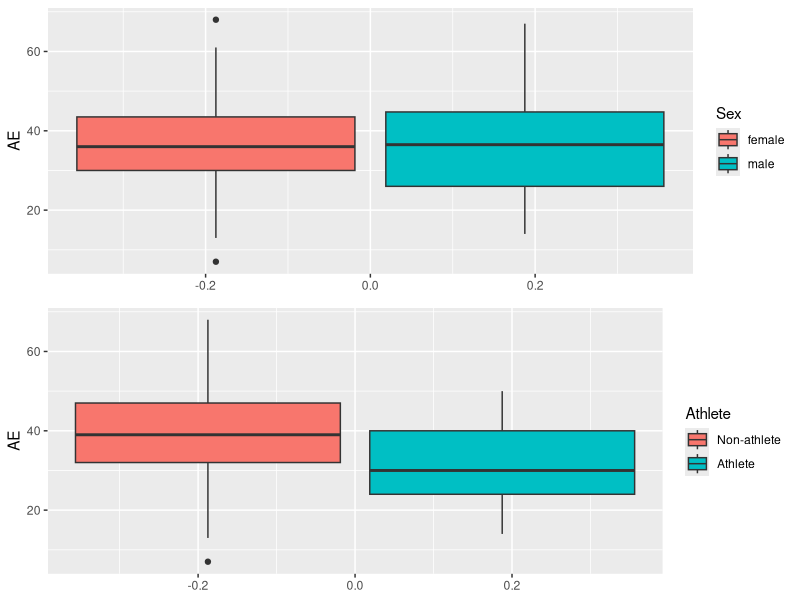
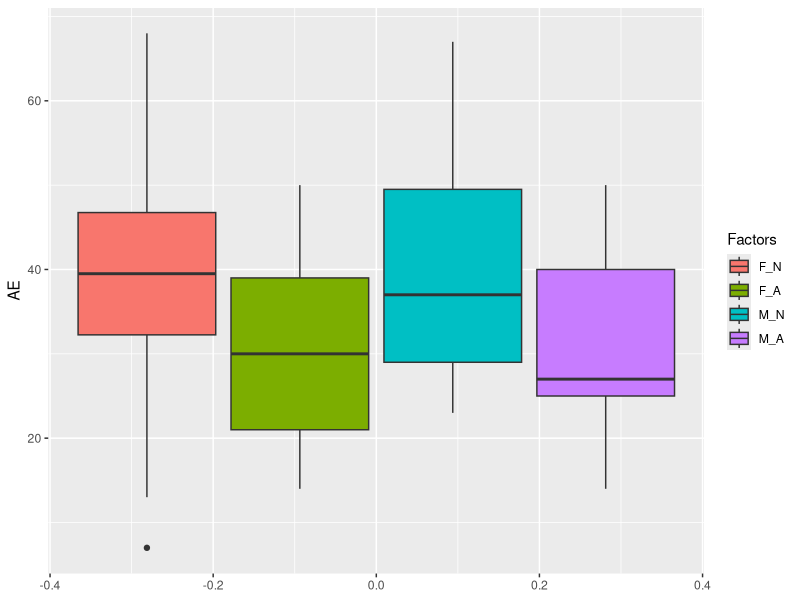
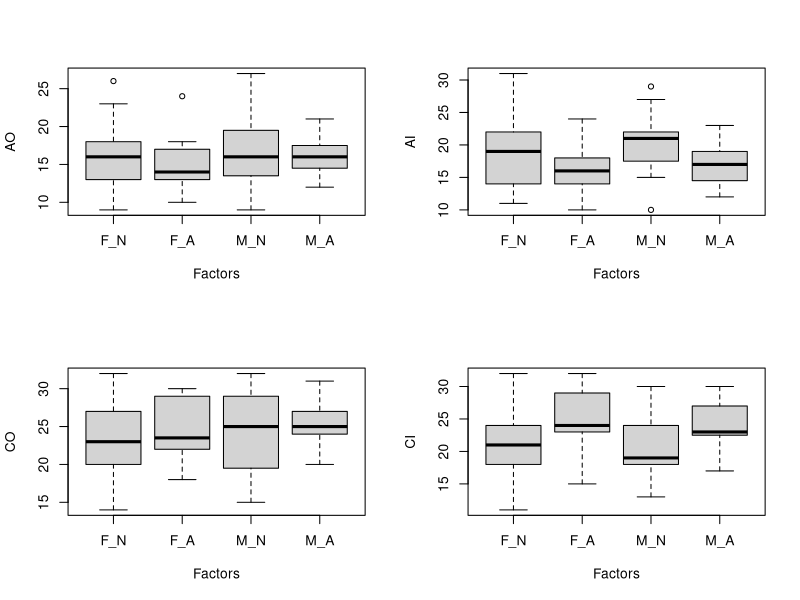
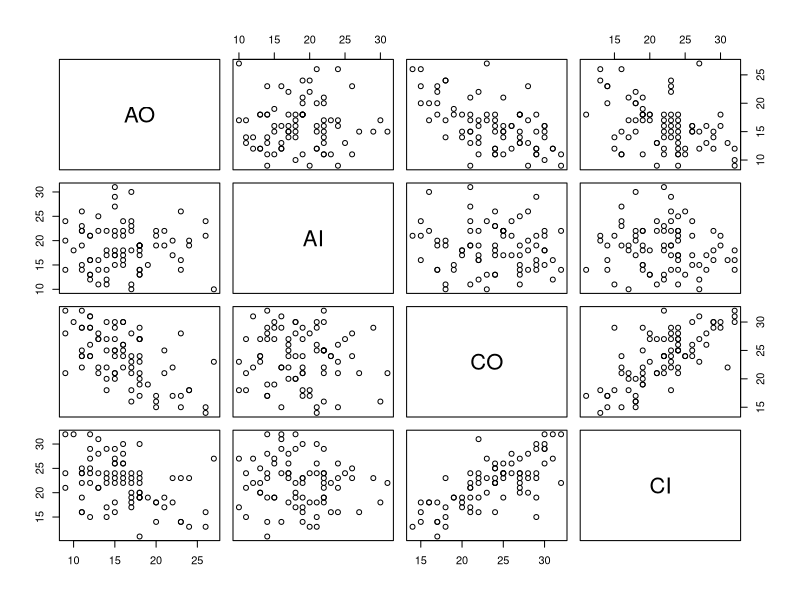
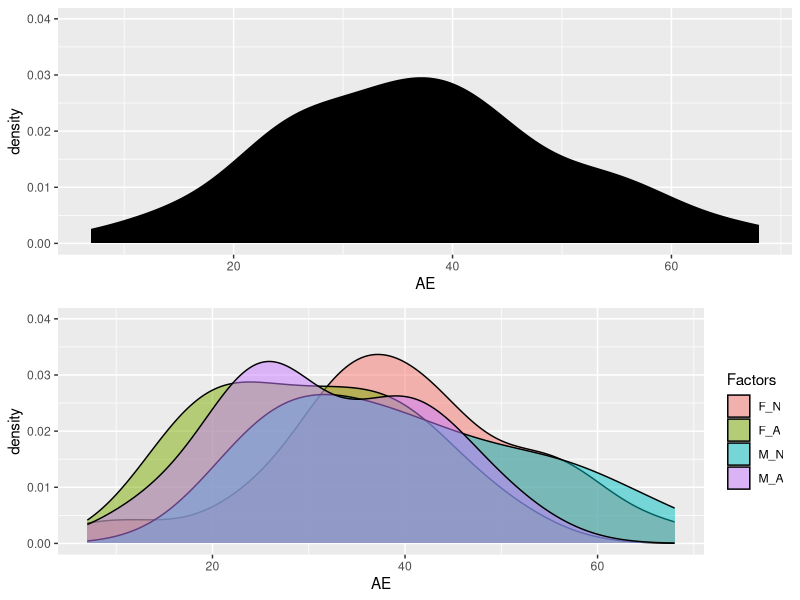
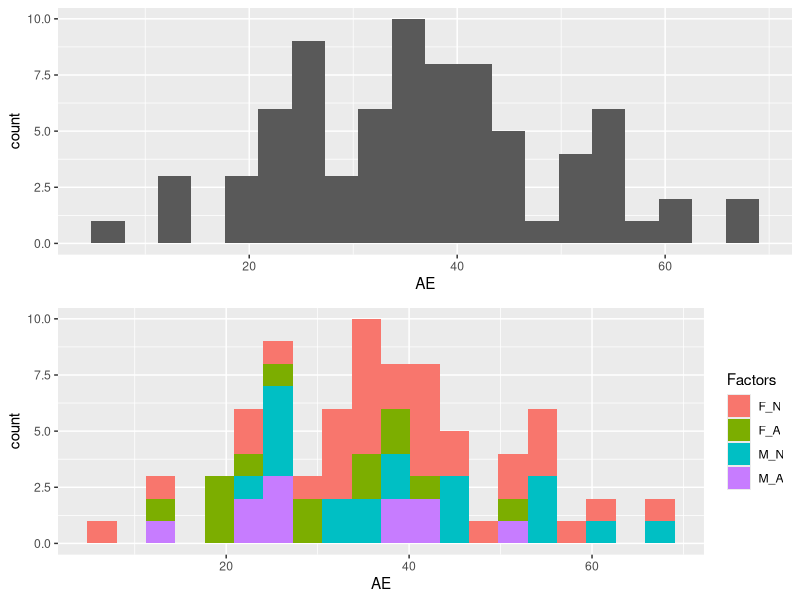

Source code (R) for these figures, in order:
## ---- chunk 1
library(tidyverse)
# library(gridExtra)
data = read.csv("angry_moods.csv") %>% 
          mutate(Sex = ifelse(Sex==2, 0, 1)) %>% 
          mutate(Athlete = ifelse(Athlete==2, 0, 1))
## ---- chunk 2
data %>% head() %>% as.data.frame()
data$Sex <- factor(data$Sex)
data$Athlete <- factor(data$Athlete)
names(data)[3:7] <- c("AO", "AI", "CO", "CI", "AE")
data$Factors <- factor(
  paste(as.character(data$Sex), as.character(data$Athlete), sep = "_"))
levels(data$Factors) <- c("F_N", "F_A", "M_N", "M_A")
## ---- chunk 3
Sex <- data$Sex
Athlete <- data$Athlete
table(Sex, Athlete)
## ---- chunk 4
library(ggpubr)
#par(mfrow = c(1, 3))
levels(data$Sex) <- c("female", "male")
levels(data$Athlete) <- c("Non-athlete", "Athlete")
# boxplot(AE ~ Sex, data = data)
# boxplot(AE ~ Athlete, data = data)
# boxplot(AE ~ Factors, data = data)

boxplot1 <- ggplot(data, aes(y = AE, fill = Sex)) + geom_boxplot() 
boxplot2 <- ggplot(data, aes(y = AE, fill = Athlete)) + geom_boxplot() 
ggarrange(boxplot1, boxplot2, #bp + rremove("x.text"), 
          # labels = c("A", "B", "C"),
          ncol = 1, nrow = 2)
## ---- chunk 5

data %>% ggplot(aes(y = AE, fill = Factors)) + geom_boxplot()
## ---- chunk 6
par(mfrow = c(2, 2))
boxplot(AO ~ Factors, data = data)
boxplot(AI ~ Factors, data = data)
boxplot(CO ~ Factors, data = data)
boxplot(CI ~ Factors, data = data)
## ---- chunk 7
par(mfrow = c(1, 1))
pairs(data[, 3:6])
## ---- chunk 8
density_est_AE <- ggplot(data, aes(x = AE)) + 
    geom_density(fill="black") + ylim(0, 0.04)
density_est_AE_eachfactor <- ggplot(data, aes(x = AE, fill = Factors)) + 
    geom_density(alpha=0.5, position="identity") + ylim(0, 0.04)

  
ggarrange(density_est_AE, density_est_AE_eachfactor,
          #bp + rremove("x.text"),
          # labels = c("A", "B", "C"),
          ncol = 1, nrow = 2)
## ---- chunk 9
hist_AE <- ggplot(data, aes(x = AE)) + geom_histogram(bins = 20)
hist_AE_col <- ggplot(data, aes(x = AE, fill = Factors)) + geom_histogram(bins = 20)
ggarrange(hist_AE, hist_AE_col,
          #bp + rremove("x.text"),
          # labels = c("A", "B", "C"),
          ncol = 1, nrow = 2)
